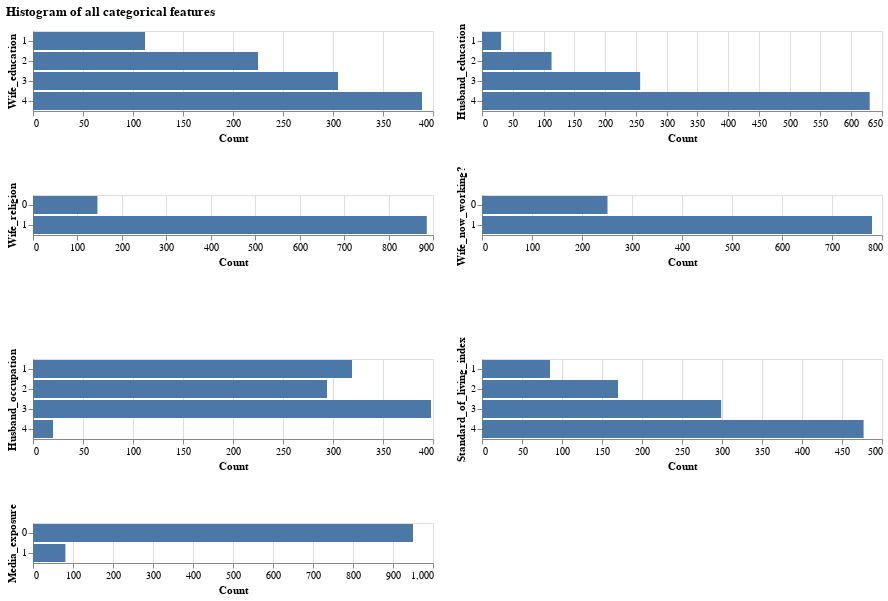

Notebook code for this chart:
### Markdown cell above
### 3.3 Counting combinations of categorical features

### Code cell
alt.Chart(train_df).mark_bar().encode(
    x=alt.X("count()", title="Count"),
    y=alt.Y(alt.repeat(), type="nominal"),
).repeat(non_numerical_features, columns=2, title="Histogram of all categorical features")

### Figure 1 — Vega-Lite specification as saved in the notebook (floating-point values rounded to 4 significant figures; data arrays with more than 128 entries replaced by an {"elided": "..."} marker saying what was removed)
{"$schema": "https://vega.github.io/schema/vega-lite/v4.8.1.json", "columns": 2, "config": {"view": {"continuousHeight": 300, "continuousWidth": 400}}, "datasets": {"data-ef97d55f49947803b2e3f90a33cc2dfc": {"elided": "1031 records"}}, "repeat": ["Wife_education", "Husband_education", "Wife_religion", "Wife_now_working?", "Husband_occupation", "Standard_of_living_index", "Media_exposure"], "spec": {"data": {"name": "data-ef97d55f49947803b2e3f90a33cc2dfc"}, "encoding": {"x": {"aggregate": "count", "title": "Count", "type": "quantitative"}, "y": {"field": {"repeat": "repeat"}, "type": "nominal"}}, "mark": "bar"}, "title": "Histogram of all categorical features"}
